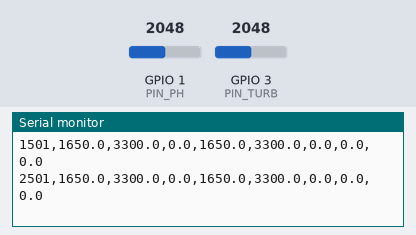
The sketch below on a simulated ESP32-S2. Shown: the last lines printed to the serial monitor. Inputs (shaded band) come from the test bench; at power-on: GPIO 1 (PIN_PH) = 2048, GPIO 3 (PIN_TURB) = 2048 (analog values on the 0–4095 scale).

Above: at 2.7 s.
2.8 s: GPIO 1 (PIN_PH) set to 2866
At 4.1 s:
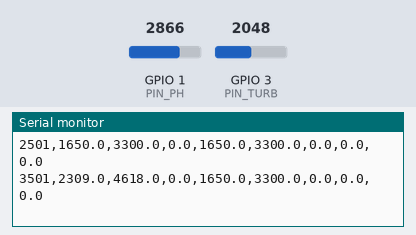
4.3 s: GPIO 3 (PIN_TURB) set to 2866
At 5.4 s:
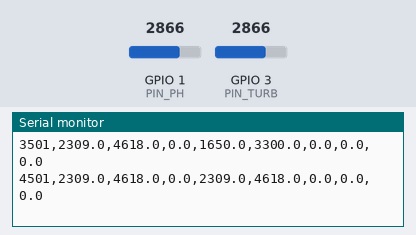
5.8 s: GPIO 1 (PIN_PH) set to 3603
At 7.1 s:
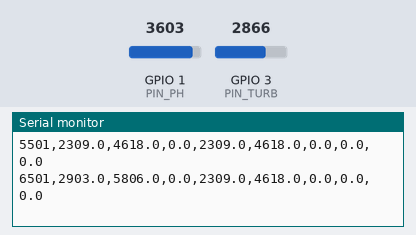
7.3 s: GPIO 3 (PIN_TURB) set to 3603
At 8.4 s:
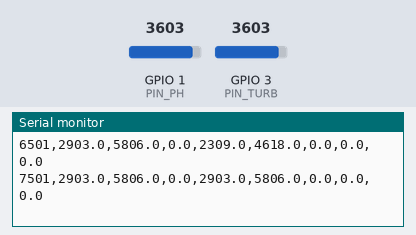
Timing chart, 0 to 9.8 s (numbered marks = the images above; inputs shaded):
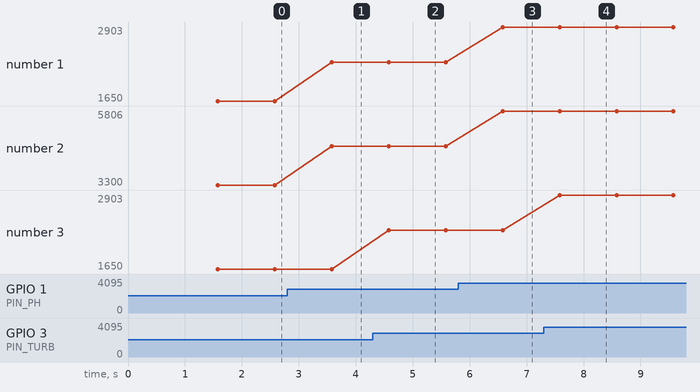

The sketch:

sensor_serial_test.ino
```cpp
// Step 1: "Trust the sensors" - serial output only, no WiFi, no server.
// Board: ESP32-S2 DevKitM-1 (Arduino core). Open Serial Monitor at 115200 baud.
//
// Prints one CSV line per second. Copy the lines into a spreadsheet to compare
// tap water vs soil/milk, vinegar vs baking soda, etc.
//
// WIRING (each 0-5V sensor output goes through a voltage divider first):
//   sensor AO --[10k]--+--[10k]-- GND
//                      |
//                      +--> ESP32 GPIO   (pin sees half the sensor voltage)
//   pH        -> GPIO 1
//   TDS       -> GPIO 2   (sensor not arrived yet; leave disabled)
//   Turbidity -> GPIO 3
// Power the sensor modules from the 5V pin; share GND with the ESP32.

const int PIN_PH   = 1;
const int PIN_TDS  = 2;
const int PIN_TURB = 3;

const bool TDS_CONNECTED = false;      // set true once the TDS sensor is wired
const float DIVIDER_RATIO = 2.0;       // 10k/10k divider => multiply back by 2
const int   N_SAMPLES = 64;            // oversampling to cut ADC noise
const int   SAMPLE_DELAY_US = 500;
const unsigned long PERIOD_MS = 1000;

struct Reading {
  float pin_mv;   // average millivolts seen at the ESP32 pin
  float sensor_mv; // pin_mv corrected for the divider (= module output)
  float spread_mv; // max-min across the samples (noise indicator)
};

Reading readChannel(int pin) {
  long sum = 0;
  int lo = 100000, hi = 0;
  for (int i = 0; i < N_SAMPLES; i++) {
    int mv = analogReadMilliVolts(pin);   // factory-calibrated by the core
    sum += mv;
    if (mv < lo) lo = mv;
    if (mv > hi) hi = mv;
    delayMicroseconds(SAMPLE_DELAY_US);
  }
  Reading r;
  r.pin_mv = (float)sum / N_SAMPLES;
  r.sensor_mv = r.pin_mv * DIVIDER_RATIO;
  r.spread_mv = hi - lo;
  return r;
}

void setup() {
  Serial.begin(115200);
  delay(1500);
  analogReadResolution(12);
  analogSetAttenuation(ADC_11db);   // ~0-3.1V usable range
  Serial.println("ms,ph_pin_mv,ph_mv,ph_spread,turb_pin_mv,turb_mv,turb_spread,tds_pin_mv,tds_mv");
}

void loop() {
  unsigned long t0 = millis();
  Reading ph   = readChannel(PIN_PH);
  Reading turb = readChannel(PIN_TURB);
  Reading tds  = {0, 0, 0};
  if (TDS_CONNECTED) tds = readChannel(PIN_TDS);

  Serial.printf("%lu,%.1f,%.1f,%.1f,%.1f,%.1f,%.1f,%.1f,%.1f\n",
                t0, ph.pin_mv, ph.sensor_mv, ph.spread_mv,
                turb.pin_mv, turb.sensor_mv, turb.spread_mv,
                tds.pin_mv, tds.sensor_mv);

  long wait = PERIOD_MS - (millis() - t0);
  if (wait > 0) delay(wait);
}
```

Measured:
- after the input at 2.8 s, the serial monitor: prints a new line after 0.78 s (image 1)
- after the input at 4.3 s, the serial monitor: prints a new line after 0.28 s (image 2)
- after the input at 5.8 s, the serial monitor: prints a new line after 0.78 s (image 3)
- after the input at 7.3 s, the serial monitor: prints a new line after 0.28 s (image 4)
- plotted number 1: 1650 → 2309 after the input at 2.8 s, 2309 → 2903 after the input at 5.8 s
- plotted number 2: 3300 → 4618 after the input at 2.8 s, 4618 → 5806 after the input at 5.8 s
